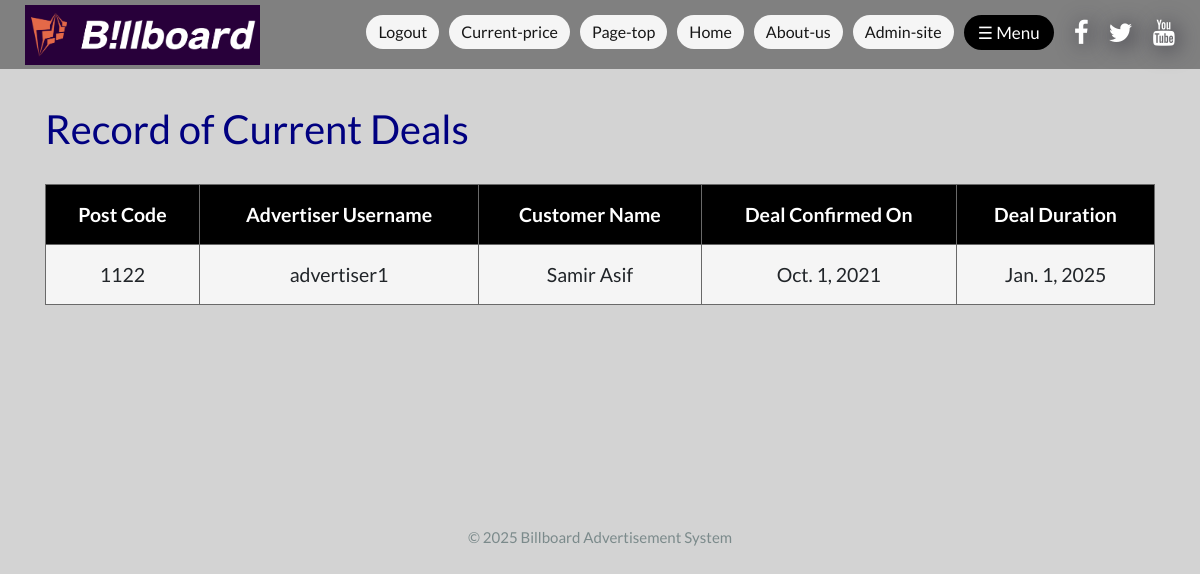
Page /viewCurrentDealRecords/ (signed in) on the earlier database version.
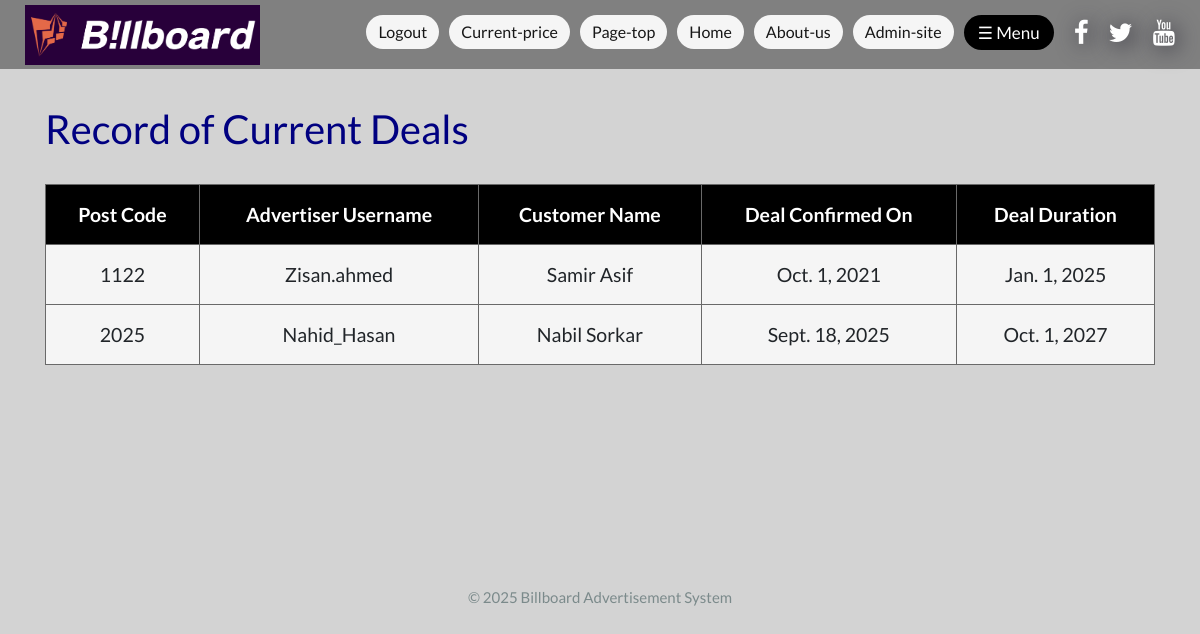
Same page on the later database version.
### Billboard_Advertisement/models.py (models this page shows, shortened)
class confirm_post(models.Model):
    confirmed_by = models.ForeignKey(User, on_delete=models.CASCADE, default=None)
    confirmed_date = models.DateField(default=timezone.now)
    dealDuration = models.DateField(default=None)
    adCode = models.CharField(max_length=10, unique=True)
    advertiser = models.CharField(max_length=100, default=None)
    objects = models.Manager()

### Billboard_Advertisement/views.py (the view)
# urls.py: path('viewCurrentDealRecords/',views.viewCurrentDealRecords, name='viewCurrentDealRecords'),
@login_required
def viewCurrentDealRecords(request):
    allPosts = confirm_post.objects.all()
    return render(request, 'view_current_deal_records.html', {'allPosts': allPosts})

### Billboard_Advertisement/grettings.py (called while the page is built)
def give_grettings(request):
    currentTime = datetime.datetime.now()
    if 5 <= currentTime.hour < 12:
        time = 'morning'
    elif 12 <= currentTime.hour < 17:
        time = 'afternoon'
    elif 17 <= currentTime.hour < 21:
        time = 'evening'
    else:
        time = 'night'
    return {
        'time': time
    }

### Billboard_Advertisement/templates/view_current_deal_records.html (shortened to what this page needs)
{% extends 'newBase.html' %}
{% block content %}
<div class="container">
    <body>
    <br><br>
    <h2 style="color: #000080;">Record of Current Deals</h2>
    <br>
    <table id="tb" style="font-size:130%">
        <tr>
            <th>Post Code</th>
            <th>Advertiser Username</th>
            <th>Customer Name</th>
            <th>Deal Confirmed On</th>
            <th>Deal Duration</th>
        </tr>
        {% for a in allPosts %}
        <tr>
            <td>{{a.adCode}}</td>
            <td>{{a.advertiser}}</td>
            <td>{{a.confirmed_by.first_name}} {{a.confirmed_by.last_name}}</td>
            <td>{{a.confirmed_date}}</td>
            <td>{{a.dealDuration}}</td>
        </tr>
        {% endfor %}
    </table>
    </body>
</div>
{% endblock %}

Differences in the rows shown:
changed confirm_post "Samir": advertiser "advertiser1" → "Zisan.ahmed"
added confirm_post: adCode "2025", advertiser "Nahid_Hasan", confirmed_by.first_name "Nabil", confirmed_by.last_name "Sorkar", confirmed_date "Sept. 18, 2025", dealDuration "Oct. 1, 2027"
